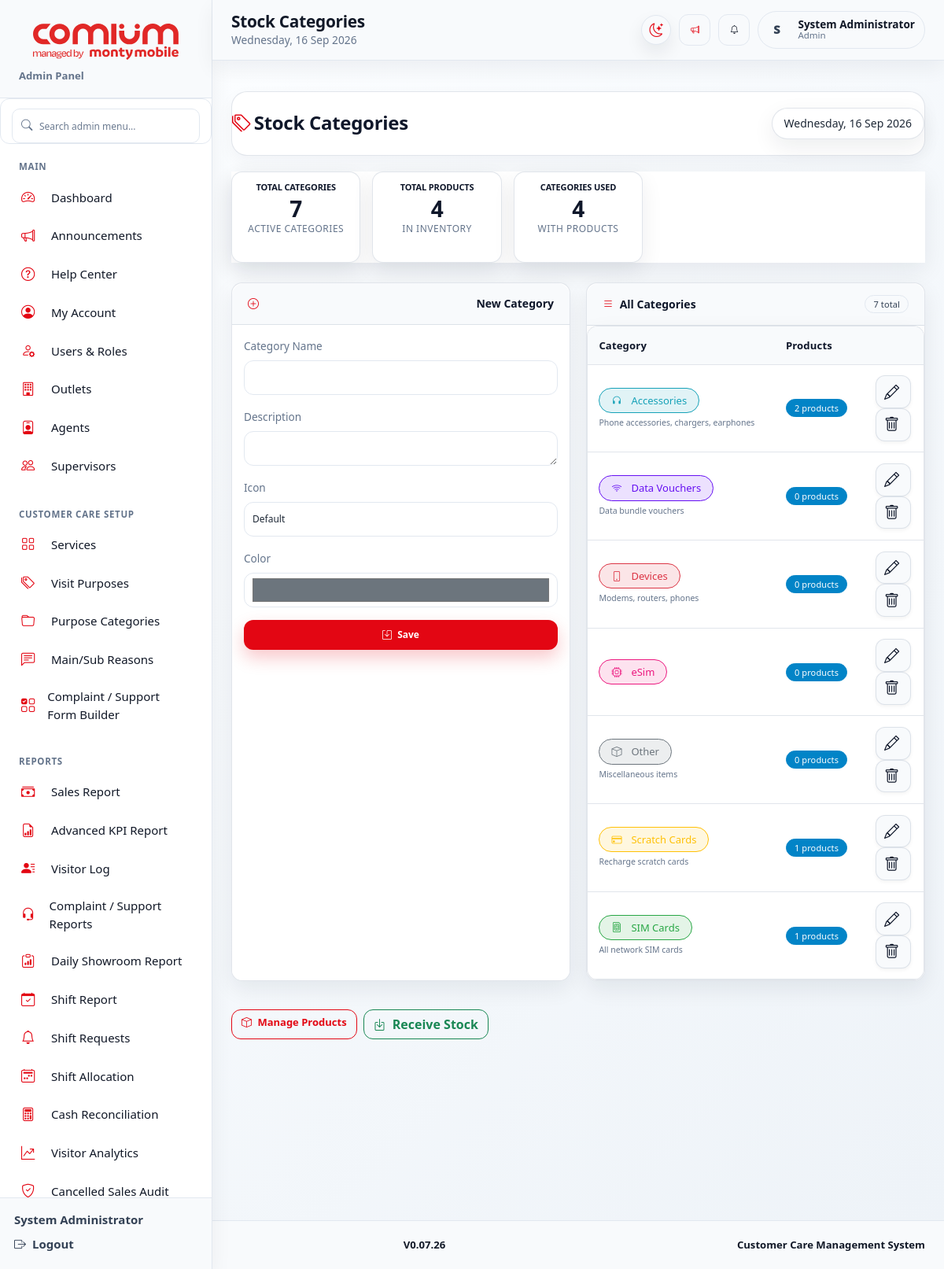
Page /admin/stock_categories.php (signed in) on the committed database.
### tables this page shows
CREATE TABLE `stock_categories` (
  `id` int NOT NULL,
  `name` varchar(100) NOT NULL,
  `description` text,
  `icon` varchar(50) DEFAULT 'bi-box',
  `color` varchar(20) DEFAULT '#6c757d',
  `is_active` tinyint(1) DEFAULT '1',
  `created_at` timestamp NULL DEFAULT CURRENT_TIMESTAMP
);

### config.php (called while the page is built, shortened)
<?php
function appBasePrefix() {
    $script = str_replace('\\', '/', $_SERVER['SCRIPT_NAME'] ?? '');
    $dir = basename(dirname($script));
    return in_array($dir, ['admin', 'agent', 'supervisor'], true) ? '../' : '';
}
function appPath($path) {
    return appBasePrefix() . ltrim($path, '/');
}
function appAsset($path) {
    $resolved = appPath($path);
    $clean = ltrim((string)$path, '/');
    if (preg_match('/\.(css|js)$/i', $clean)) {
        $resolved .= (strpos($resolved, '?') === false ? '?' : '&') . 'v=20260728_final_audit_v3';
    }
    return $resolved;
}
function e($value) {
    return htmlspecialchars((string)($value ?? ''), ENT_QUOTES, 'UTF-8');
}
?>

### admin/stock_categories.php (the view, shortened to what this page needs)
<?php
require_once '../config.php';
$columns = [];
$col_query = mysqli_query($conn, "SHOW COLUMNS FROM stock_categories");
while($col = mysqli_fetch_assoc($col_query)) {
    $columns[] = $col['Field'];
}
$has_sort_order = in_array('sort_order', $columns);
$has_icon = in_array('icon', $columns);
$has_color = in_array('color', $columns);
$order_by = $has_sort_order ? "ORDER BY sort_order, name" : "ORDER BY name";
$categories_query = "SELECT * FROM stock_categories WHERE is_active = 1 $order_by";
$categories_result = mysqli_query($conn, $categories_query);
$edit_category = null;
?>
<!DOCTYPE html>
<html lang="en">
<head>
    <link href="https://cdn.jsdelivr.net/npm/bootstrap@5.3.0/dist/css/bootstrap.min.css" rel="stylesheet">
    <link rel="stylesheet" href="https://cdn.jsdelivr.net/npm/bootstrap-icons@1.11.0/font/bootstrap-icons.css">
<link rel="stylesheet" href="<?php echo appAsset('assets/css/sis-page-components.css'); ?>">
<link rel="stylesheet" href="<?php echo appAsset('assets/css/sis-theme.css'); ?>">
</head>
<body class="sis-app-body">
<?php require_once dirname(__DIR__) . '/include/side_header.php'; sisRenderLayoutStart('admin'); ?>
    <div class="main-content">
        <div class="page-header">
            <h3><i class="bi bi-tags sis-u-20e33279"></i>Stock Categories</h3>
            <span class="date-badge"><?php echo date('l, d M Y'); ?></span>
        </div>
        <?php
        $total_categories = mysqli_num_rows($categories_result);
        $total_products = mysqli_fetch_assoc(mysqli_query($conn, "SELECT COUNT(*) as count FROM stock_products WHERE is_active = 1"))['count'] ?? 0;
        $used_categories = mysqli_fetch_assoc(mysqli_query($conn, "SELECT COUNT(DISTINCT category_id) as count FROM stock_products WHERE category_id IS NOT NULL"))['count'] ?? 0;
        ?>
        <div class="stats-grid">
            <div class="stat-card">
                <h6>Total Categories</h6>
                <h2><?php echo $total_categories; ?></h2>
                <small>Active categories</small>
            </div>
            <div class="stat-card">
                <h6>Total Products</h6>
                <h2><?php echo $total_products; ?></h2>
                <small>In inventory</small>
            </div>
            <div class="stat-card">
                <h6>Categories Used</h6>
                <h2><?php echo $used_categories; ?></h2>
                <small>With products</small>
            </div>
        </div>
        <div class="two-col">
            <div class="card">
                <div class="card-header">
                    <i class="bi bi-<?php echo $edit_category ? 'pencil' : 'plus-circle'; ?>"></i>
                    <?php echo $edit_category ? 'Edit Category' : 'New Category'; ?>
                </div>
                <div class="card-body">
                    <form method="POST">
                        <div class="mb-3">
                            <label class="form-label">Category Name</label>
                            <input type="text" class="form-control" name="name"
                                   value="<?php echo $edit_category['name'] ?? ''; ?>" required>
                        </div>
                        <div class="mb-3">
                            <label class="form-label">Description</label>
                            <textarea class="form-control" name="description" rows="2"><?php echo $edit_category['description'] ?? ''; ?></textarea>
                        </div>
                        <?php if($has_icon): ?>
                        <div class="mb-3">
                            <label class="form-label">Icon</label>
                            <select class="form-select" name="icon">
                                <option value="bi-folder">Default</option>
                            </select>
                        </div>
                        <?php endif; ?>
                        <?php if($has_color): ?>
                        <div class="mb-3">
                            <label class="form-label">Color</label>
                            <input type="color" class="form-control" name="color"
                                   value="<?php echo $edit_category['color'] ?? '#6c757d'; ?>"
                                  >
                        </div>
                        <?php endif; ?>
                        <div class="d-flex gap-2">
                            <button type="submit" class="btn btn-primary flex-grow-1">
                                <i class="bi bi-save"></i> <?php echo $edit_category ? 'Update' : 'Save'; ?>
                            </button>
                        </div>
                    </form>
                </div>
            </div>
            <div class="card">
                <div class="card-header">
                    <span><i class="bi bi-list"></i> All Categories</span>
                    <span class="badge bg-secondary"><?php echo $total_categories; ?> total</span>
                </div>
                <div class="card-body p-0">
                    <table class="table">
                        <thead>
                            <tr>
                                <th>Category</th>
                                <th>Products</th>
                                <th></th>
                            </tr>
                        </thead>
                        <tbody>
                            <?php if(mysqli_num_rows($categories_result) > 0): ?>
                                <?php while($category = mysqli_fetch_assoc($categories_result)):
                                    $count_query = mysqli_query($conn, "SELECT COUNT(*) as count FROM stock_products WHERE category_id = {$category['id']} AND is_active = 1");
                                    $count = mysqli_fetch_assoc($count_query)['count'] ?? 0;
                                ?>
                                <tr>
                                    <td>
                                        <div class="sis-u-b512c985">
                                            <span class="category-chip sis-dynamic-color" data-color="<?php echo e($category['color'] ?? '#6c757d'); ?>">
                                                <i class="bi <?php echo $category['icon'] ?? 'bi-folder'; ?>"></i>
                                                <span><?php echo htmlspecialchars($category['name']); ?></span>
                                            </span>
                                        </div>
                                        <?php if(!empty($category['description'])): ?>
                                        <small class="sis-u-a74a8858"><?php echo $category['description']; ?></small>
                                        <?php endif; ?>
                                    </td>
                                    <td>
                                        <span class="badge bg-info"><?php echo $count; ?> products</span>
                                    </td>
                                    <td>
                                        <a href="?edit=<?php echo $category['id']; ?>" class="action-btn" title="Edit">
                                            <i class="bi bi-pencil"></i>
                                        </a>
                                        <?php if($count == 0): ?>
                                        <a href="?delete=<?php echo $category['id']; ?>" class="action-btn text-danger"
                                           onclick="return confirm('Delete this category?')" title="Delete">
                                            <i class="bi bi-trash"></i>
                                        </a>
                                        <?php else: ?>
                                        <span class="action-btn text-muted" title="Cannot delete - has products">
                                            <i class="bi bi-trash"></i>
                                        </span>
                                        <?php endif; ?>
                                    </td>
                                </tr>
                                <?php endwhile; ?>
                            <?php endif; ?>
                        </tbody>
                    </table>
                </div>
            </div>
        </div>
        <div class="d-flex gap-2 mt-3">
            <a href="stock_products.php" class="btn btn-outline-primary">
                <i class="bi bi-box"></i> Manage Products
            </a>
            <a href="stock_receive.php" class="btn btn-outline-success">
                <i class="bi bi-box-arrow-in-down"></i> Receive Stock
            </a>
        </div>
    </div>
</body>
</html>

### rows in the picture
stock_categories: name "Accessories", description "Phone accessories, chargers, earphones", count "2"
stock_categories: name "Data Vouchers", description "Data bundle vouchers", count "0"
stock_categories: name "Devices", description "Modems, routers, phones", count "0"
stock_categories: name "eSim", count "0"
stock_categories: name "Other", description "Miscellaneous items", count "0"
stock_categories: name "Scratch Cards", description "Recharge scratch cards", count "1"
stock_categories: name "SIM Cards", description "All network SIM cards", count "1"

### other values in the picture
$roleLabel "Admin"
$section['title'] "MAIN"
$label "Dashboard"
$label "Announcements"
$label "Help Center"
$label "My Account"
$label "Users & Roles"
$label "Outlets"
$label "Agents"
$label "Supervisors"
$section['title'] "CUSTOMER CARE SETUP"
$label "Services"
$label "Visit Purposes"
$label "Purpose Categories"
$label "Main/Sub Reasons"
